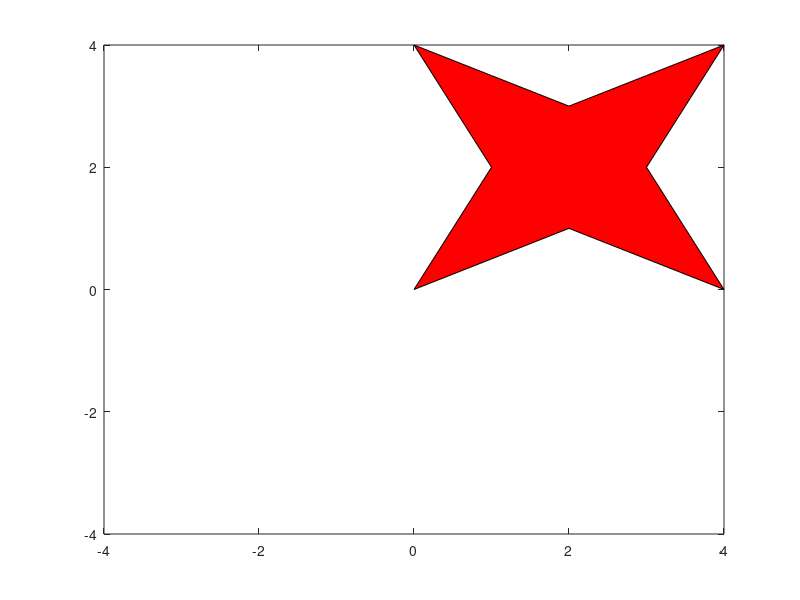

This figure's MATLAB source: (Note: this script raises an error after producing the figure.)
% This script will morph a square into an octagon. 
%(add more points to make it look more like a circle).
 
%points arranged to easily show shape

p9B=[0;4];                       p0B=[4;4]; 
        p9C=[1;3.5];    p0A=[3;3.5];
    p9A=[.5;3];  p0=[2;3];   p0C=[3.5;3];

        p9=[1;2];       p3=[3;2]; 

    p6C=[.5;1];  p6=[2;1];  p3A=[3.5;1];
        p6A=[1;.5];     p3C=[3;.5];   
p6B=[0;0];                       p3B=[4;0]; 

star2dMatrix = [p0,p0A,p0B,p0C,p3,p3A,p3B,p3C,p6,p6A,p6B,p6C,p9,p9A,p9B,p9C];
fill(star2dMatrix(1,:),star2dMatrix(2,:),'r')
axis([-4 4 -4 4])
hold on;
%now define the "after", a circle-ish shape

                            a0=[0;1]; 
            a9C=[-.383;.924];           a0A=[.383;.924];
        a9B=[-1/sqrt(2);1/sqrt(2)];         a0B=[1/sqrt(2);1/sqrt(2)]; 
    a9A=[-.924;.383];                           a0C=[.924;.383];
a9=[-1;0];                                          a3=[1;0]; 
    a6C=[-.924;-.383];                          a3A=[.924;-.383];
        a6B=[-1/sqrt(2);-1/sqrt(2)];        a3B=[1/sqrt(2);-1/sqrt(2)]; 
            a6A=[-.383;-.924];          a3C=[.383;-.924];          
                            a6=[0;-1];

A=[a0,a0A,a0B,a0C,a3,a3A,a3B,a3C,a6,a6A,a6B,a6C,a9,a9A,a9B,a9C];
color = str2mat('y','m','c','r','g','b','k');
for k=0:1/6:1
	C = (1-k)*star2dMatrix + k*A;
	fill(C(1,:),C(2,:),color(k*6+1))
	pause(0.2);
end
hold off